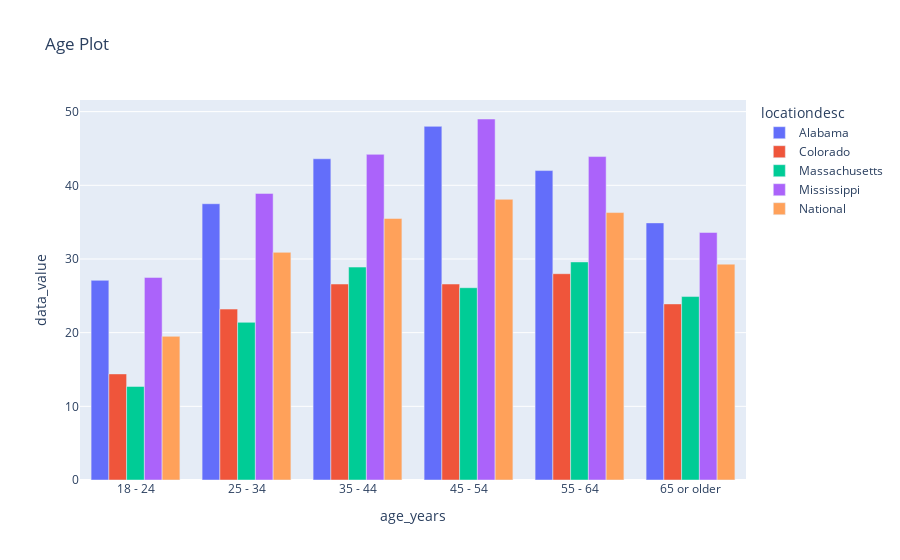

Source (notebook cell):
### Code cell
fig = px.bar(age_df, x='age_years', y='data_value', color='locationdesc', barmode = 'group', title='Age Plot')
fig.show()

### Figure 1 — Plotly figure (JSON) as saved in the notebook; plotly's stock layout.template omitted (floating-point values rounded to 4 significant figures)
{"data": [{"alignmentgroup": "True", "hovertemplate": "locationdesc=Alabama<br>age_years=%{x}<br>data_value=%{y}<extra></extra>", "legendgroup": "Alabama", "marker": {"color": "#636efa", "pattern": {"shape": ""}}, "name": "Alabama", "offsetgroup": "Alabama", "orientation": "v", "showlegend": true, "textposition": "auto", "type": "bar", "x": ["18 - 24", "25 - 34", "35 - 44", "45 - 54", "55 - 64", "65 or older"], "xaxis": "x", "y": [27.1, 37.5, 43.6, 48, 42, 34.9], "yaxis": "y"}, {"alignmentgroup": "True", "hovertemplate": "locationdesc=Colorado<br>age_years=%{x}<br>data_value=%{y}<extra></extra>", "legendgroup": "Colorado", "marker": {"color": "#EF553B", "pattern": {"shape": ""}}, "name": "Colorado", "offsetgroup": "Colorado", "orientation": "v", "showlegend": true, "textposition": "auto", "type": "bar", "x": ["18 - 24", "25 - 34", "35 - 44", "45 - 54", "55 - 64", "65 or older"], "xaxis": "x", "y": [14.4, 23.2, 26.6, 26.6, 28, 23.9], "yaxis": "y"}, {"alignmentgroup": "True", "hovertemplate": "locationdesc=Massachusetts<br>age_years=%{x}<br>data_value=%{y}<extra></extra>", "legendgroup": "Massachusetts", "marker": {"color": "#00cc96", "pattern": {"shape": ""}}, "name": "Massachusetts", "offsetgroup": "Massachusetts", "orientation": "v", "showlegend": true, "textposition": "auto", "type": "bar", "x": ["18 - 24", "25 - 34", "35 - 44", "45 - 54", "55 - 64", "65 or older"], "xaxis": "x", "y": [12.7, 21.4, 28.9, 26.1, 29.6, 24.9], "yaxis": "y"}, {"alignmentgroup": "True", "hovertemplate": "locationdesc=Mississippi<br>age_years=%{x}<br>data_value=%{y}<extra></extra>", "legendgroup": "Mississippi", "marker": {"color": "#ab63fa", "pattern": {"shape": ""}}, "name": "Mississippi", "offsetgroup": "Mississippi", "orientation": "v", "showlegend": true, "textposition": "auto", "type": "bar", "x": ["18 - 24", "25 - 34", "35 - 44", "45 - 54", "55 - 64", "65 or older"], "xaxis": "x", "y": [27.5, 38.9, 44.2, 49, 43.9, 33.6], "yaxis": "y"}, {"alignmentgroup": "True", "hovertemplate": "locationdesc=National<br>age_years=%{x}<br>data_value=%{y}<extra></extra>", "legendgroup": "National", "marker": {"color": "#FFA15A", "pattern": {"shape": ""}}, "name": "National", "offsetgroup": "National", "orientation": "v", "showlegend": true, "textposition": "auto", "type": "bar", "x": ["18 - 24", "25 - 34", "35 - 44", "45 - 54", "55 - 64", "65 or older"], "xaxis": "x", "y": [19.5, 30.9, 35.5, 38.1, 36.3, 29.3], "yaxis": "y"}], "layout": {"barmode": "group", "legend": {"title": {"text": "locationdesc"}, "tracegroupgap": 0}, "title": {"text": "Age Plot"}, "xaxis": {"anchor": "y", "domain": [0, 1], "title": {"text": "age_years"}}, "yaxis": {"anchor": "x", "domain": [0, 1], "title": {"text": "data_value"}}}}
